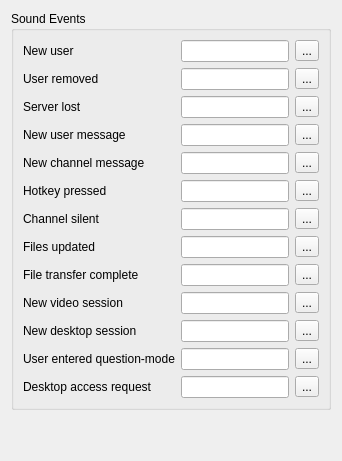
     <widget class="QWidget" name="eventsTab">
      <attribute name="title">
       <string>Sound Events</string>
      </attribute>
      <layout class="QVBoxLayout" name="verticalLayout_8">
       <item>
        <widget class="QGroupBox" name="groupBox_6">
         <property name="title">
          <string>Sound Events</string>
         </property>
         <layout class="QHBoxLayout" name="horizontalLayout_14">
          <item>
           <layout class="QGridLayout" name="gridLayout_4">
            <item row="0" column="0">
             <widget class="QLabel" name="label_16">
              <property name="text">
               <string>New user</string>
              </property>
              <property name="buddy">
               <cstring>newuserEdit</cstring>
              </property>
             </widget>
            </item>
            <item row="0" column="1">
             <widget class="QLineEdit" name="newuserEdit"/>
            </item>
            <item row="1" column="0">
             <widget class="QLabel" name="label_17">
              <property name="text">
               <string>User removed</string>
              </property>
              <property name="buddy">
               <cstring>rmuserEdit</cstring>
              </property>
             </widget>
            </item>
            <item row="1" column="1">
             <widget class="QLineEdit" name="rmuserEdit"/>
            </item>
            <item row="2" column="0">
             <widget class="QLabel" name="label_18">
              <property name="text">
               <string>Server lost</string>
              </property>
              <property name="buddy">
               <cstring>srvlostEdit</cstring>
              </property>
             </widget>
            </item>
            <item row="2" column="1">
             <widget class="QLineEdit" name="srvlostEdit"/>
            </item>
            <item row="3" column="0">
             <widget class="QLabel" name="label_19">
              <property name="text">
               <string>New user message</string>
              </property>
              <property name="buddy">
               <cstring>usermsgEdit</cstring>
              </property>
             </widget>
            </item>
            <item row="3" column="1">
             <widget class="QLineEdit" name="usermsgEdit"/>
            </item>
            <item row="4" column="0">
             <widget class="QLabel" name="label_20">
              <property name="text">
               <string>New channel message</string>
              </property>
              <property name="buddy">
               <cstring>chanmsgEdit</cstring>
              </property>
             </widget>
            </item>
            <item row="4" column="1">
             <widget class="QLineEdit" name="chanmsgEdit"/>
            </item>
            <item row="5" column="0">
             <widget class="QLabel" name="label_21">
              <property name="text">
               <string>Hotkey pressed</string>
              </property>
              <property name="buddy">
               <cstring>hotkeyEdit</cstring>
              </property>
             </widget>
            </item>
            <item row="5" column="1">
             <widget class="QLineEdit" name="hotkeyEdit"/>
            </item>
            <item row="6" column="0">
             <widget class="QLabel" name="label_22">
              <property name="text">
               <string>Channel silent</string>
              </property>
              <property name="buddy">
               <cstring>chansilentEdit</cstring>
              </property>
             </widget>
            </item>
            <item row="6" column="1">
             <widget class="QLineEdit" name="chansilentEdit"/>
            </item>
            <item row="7" column="0">
             <widget class="QLabel" name="label_23">
              <property name="text">
               <string>Files updated</string>
              </property>
              <property name="buddy">
               <cstring>fileupdEdit</cstring>
              </property>
             </widget>
            </item>
            <item row="7" column="1">
             <widget class="QLineEdit" name="fileupdEdit"/>
            </item>
            <item row="8" column="0">
             <widget class="QLabel" name="label_24">
              <property name="text">
               <string>File transfer complete</string>
              </property>
              <property name="buddy">
               <cstring>transferdoneEdit</cstring>
              </property>
             </widget>
            </item>
            <item row="8" column="1">
             <widget class="QLineEdit" name="transferdoneEdit"/>
            </item>
            <item row="0" column="2">
             <widget class="QToolButton" name="newuserButton">
              <property name="sizePolicy">
               <sizepolicy hsizetype="Minimum" vsizetype="Fixed">
                <horstretch>0</horstretch>
                <verstretch>0</verstretch>
               </sizepolicy>
              </property>
              <property name="text">
               <string notr="true">...</string>
              </property>
             </widget>
            </item>
            <item row="1" column="2">
             <widget class="QToolButton" name="rmuserButton">
              <property name="text">
               <string notr="true">...</string>
              </property>
             </widget>
            </item>
            <item row="2" column="2">
             <widget class="QToolButton" name="srvlostButton">
              <property name="text">
               <string notr="true">...</string>
              </property>
             </widget>
            </item>
            <item row="3" column="2">
             <widget class="QToolButton" name="usermsgButton">
              <property name="text">
               <string notr="true">...</string>
              </property>
             </widget>
            </item>
            <item row="4" column="2">
             <widget class="QToolButton" name="chanmsgButton">
              <property name="text">
               <string notr="true">...</string>
              </property>
             </widget>
            </item>
            <item row="5" column="2">
             <widget class="QToolButton" name="hotkeyButton">
              <property name="text">
               <string notr="true">...</string>
              </property>
             </widget>
            </item>
            <item row="7" column="2">
             <widget class="QToolButton" name="fileupdButton">
              <property name="text">
               <string notr="true">...</string>
              </property>
             </widget>
            </item>
            <item row="6" column="2">
             <widget class="QToolButton" name="chansilentButton">
              <property name="text">
               <string notr="true">...</string>
              </property>
             </widget>
            </item>
            <item row="8" column="2">
             <widget class="QToolButton" name="transferdoneButton">
              <property name="text">
               <string notr="true">...</string>
              </property>
             </widget>
            </item>
            <item row="9" column="0">
             <widget class="QLabel" name="label_32">
              <property name="text">
               <string>New video session</string>
              </property>
              <property name="buddy">
               <cstring>videosessionEdit</cstring>
              </property>
             </widget>
            </item>
            <item row="9" column="1">
             <widget class="QLineEdit" name="videosessionEdit"/>
            </item>
            <item row="10" column="0">
             <widget class="QLabel" name="label_37">
              <property name="text">
               <string>New desktop session</string>
              </property>
              <property name="buddy">
               <cstring>desktopsessionEdit</cstring>
              </property>
             </widget>
            </item>
            <item row="10" column="1">
             <widget class="QLineEdit" name="desktopsessionEdit"/>
            </item>
            <item row="9" column="2">
             <widget class="QToolButton" name="videosessionButton">
              <property name="text">
               <string notr="true">...</string>
              </property>
             </widget>
            </item>
            <item row="10" column="2">
             <widget class="QToolButton" name="desktopsessionButton">
              <property name="text">
               <string notr="true">...</string>
              </property>
             </widget>
            </item>
            <item row="11" column="0">
             <widget class="QLabel" name="label_38">
              <property name="text">
               <string>User entered question-mode</string>
              </property>
              <property name="buddy">
               <cstring>questionmodeEdit</cstring>
              </property>
             </widget>
            </item>
            <item row="11" column="1">
             <widget class="QLineEdit" name="questionmodeEdit"/>
            </item>
            <item row="11" column="2">
             <widget class="QToolButton" name="questionmodeBtn">
              <property name="text">
               <string>...</string>
              </property>
             </widget>
            </item>
            <item row="12" column="0">
             <widget class="QLabel" name="label_40">
              <property name="text">
               <string>Desktop access request</string>
              </property>
              <property name="buddy">
               <cstring>desktopaccessEdit</cstring>
              </property>
             </widget>
            </item>
            <item row="12" column="1">
             <widget class="QLineEdit" name="desktopaccessEdit"/>
            </item>
            <item row="12" column="2">
             <widget class="QToolButton" name="desktopaccessBtn">
              <property name="text">
               <string>...</string>
              </property>
             </widget>
            </item>
           </layout>
          </item>
         </layout>
        </widget>
       </item>
       <item>
        <spacer name="verticalSpacer_7">
         <property name="orientation">
          <enum>Qt::Vertical</enum>
         </property>
         <property name="sizeHint" stdset="0">
          <size>
           <width>20</width>
           <height>40</height>
          </size>
         </property>
        </spacer>
       </item>
      </layout>
     </widget>
